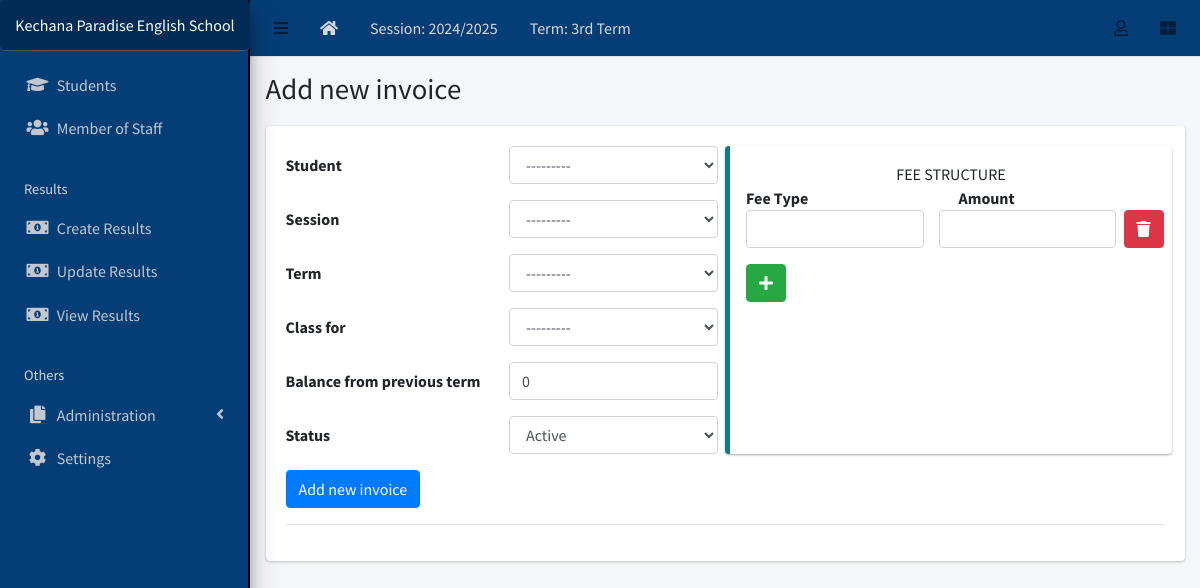
Page /finance/create/ (signed in) on the committed database.
### apps/corecode/models.py (models this page shows, shortened)
class AcademicSession(models.Model):
    name = models.CharField(max_length=200, unique=True)
    current = models.BooleanField(default=True)
    class Meta:
        ordering = ["-name"]
    def __str__(self):
        return self.name

class AcademicTerm(models.Model):
    name = models.CharField(max_length=20, unique=True)
    current = models.BooleanField(default=True)
    class Meta:
        ordering = ["name"]
    def __str__(self):
        return self.name

class SiteConfig(models.Model):
    key = models.SlugField()
    value = models.CharField(max_length=200)

### apps/finance/views.py (the view, shortened to what this page needs)
# urls.py: path("create/", InvoiceCreateView.as_view(), name="invoice-create"),
class InvoiceCreateView(LoginRequiredMixin, CreateView):
    model = Invoice
    fields = "__all__"
    success_url = "/finance/list"
    def get_context_data(self, **kwargs):
        context = super(InvoiceCreateView, self).get_context_data(**kwargs)
        if self.request.POST:
            context["items"] = InvoiceItemFormset(
                self.request.POST, prefix="invoiceitem_set"
            )
        else:
            context["items"] = InvoiceItemFormset(prefix="invoiceitem_set")
        return context

### apps/corecode/context_processors.py (called while the page is built)
def site_defaults(request):
    current_session = AcademicSession.objects.get(current=True)
    current_term = AcademicTerm.objects.get(current=True)
    vals = SiteConfig.objects.all()
    contexts = {
        "current_session": current_session.name,
        "current_term": current_term.name,
    }
    for val in vals:
        contexts[val.key] = val.value
    return contexts

### apps/corecode/models.py (called while the page is built)
    def __str__(self):
        return self.name

### apps/students/models.py (called while the page is built)
    def __str__(self):
        return f"{self.firstname} {self.other_name} {self.surname}  ({self.registration_number})"

### apps/finance/templates/finance/invoice_form.html (shortened to what this page needs)
{% extends 'base.html' %}
{% load widget_tweaks %}
{% block title %}
{% if object %}
Update invoice {{ object }}
{% else %}
Add new invoice
{% endif %}
{% endblock title %}
{% block content %}
<form method="POST">
  <div class="row">
    <div class="col-sm-6">
      {% for field in form %}
      <div class="form-group row">
        <label class="col col-form-label" for="{{ field.auto_id }}">
          {{ field.label }}
        </label>
        <div class="col">
          {{ field | add_class:"form-control"}}
        </div>
      </div>
      {% endfor %}
    </div>
    <div class="col-sm-6 callout callout-info">
      <div class="text-center">FEE STRUCTURE</div>
      <div class="row">
        <div class="col"><strong>Fee Type</strong></div>
        <div class="col"><strong>Amount</strong></div>
      </div>
      {% for item in items %}
      <div class="form-group row items-group">
        <div class="col">{{ item.description | add_class:"form-control"}}</div>
        <div class="col">{{ item.amount | add_class:"form-control"}}</div>
      </div>
      {% endfor %}
    </div>
  </div>
  {% if object %}
  <input type="submit" class="btn btn-primary" value="Update Record">
  {% else %}
  <input type="submit" class="btn btn-primary" value="Add new invoice">
  {% endif %}
</form>
<hr>
{% endblock content %}

### templates/base.html (shortened to what this page needs)
{% load static %}
<!DOCTYPE html>
<html lang="en">
<head>
  <link rel="stylesheet" href="{% static 'plugins/fontawesome-free/css/all.min.css' %}">
  <link rel="stylesheet" href="{% static 'plugins/toastr/toastr.min.css' %}">
  <link rel="stylesheet"
    href="{% static 'plugins/overlayScrollbars/css/OverlayScrollbars.min.css' %}">
  <link rel="stylesheet" href="{% static 'plugins/Datatables/datatables.min.css' %}" />
  <link rel="stylesheet" href="{% static 'dist/css/adminlte.min.css' %}">
<link rel="stylesheet" href="https://cdn.datatables.net/buttons/2.2.3/css/buttons.dataTables.min.css" />
</head>
<body
  class="hold-transition sidebar-mini layout-fixed layout-navbar-fixed layout-footer-fixed">
  <div class="wrapper">
    <nav class="main-header navbar navbar-expand navbar-white navbar-light">
      <ul class="navbar-nav">
        <li class="nav-item">
          <a class="nav-link" data-widget="pushmenu" href="#" role="button"><i
              class="fas fa-bars"></i></a>
        </li>
        <li class="nav-item d-none d-sm-inline-block">
          <a href="{% url 'home' %} " class="nav-link" style="color: rgb(218, 216, 222);"><i class="fa fa-home"></i></a>
        </li>
        <li class="nav-item d-none d-sm-inline-block">
          <a href="{% url 'current-session' %}" class="nav-link" style="color: rgb(218, 216, 222);">Session: {{ current_session }}</a>
        </li>
        <li class="nav-item d-none d-sm-inline-block">
          <a href="{% url 'current-session' %}" class="nav-link" style="color: rgb(218, 216, 222);">Term: {{ current_term }}</a>
        </li>
      </ul>
      <ul class="navbar-nav ml-auto" style="color: rgb(218, 216, 222);">
        <li class="nav-item dropdown">
          <a class="nav-link" data-toggle="dropdown" href="#">
            <i class="far fa-user"></i>
          </a>
        </li>
        <li class="nav-item">
          <a class="nav-link" data-widget="control-sidebar" data-slide="true"
            href="#" role="button"><i class="fas fa-th-large"></i></a>
        </li>
      </ul>
    </nav>
    <aside class="main-sidebar sidebar-dark-primary elevation-4" >
      <a href="{% url 'home' %}" class="brand-link" style="background-color:rgb(2, 44, 85); color: white; padding: 13px; text-align: center; border-radius: 5px; font-size: 16px;">
        {{ school_name | default:"MySchool" }}
      </a>
      <div class="sidebar">
        <nav class="mt-2">
          <ul class="nav nav-pills nav-sidebar flex-column"
            data-widget="treeview" role="menu" data-accordion="false">
            <li class="nav-item">
              <a href="{% url 'student-list' %}" class="nav-link">
                <i class="nav-icon fas fa-graduation-cap"></i>
                <p>
                  Students
                </p>
              </a>
            </li>
            <li class="nav-item">
              <a href="{% url 'staff-list' %}" class="nav-link">
                <i class="nav-icon fas fa-users"></i>
                <p>
                  Member of Staff
                </p>
              </a>
            </li>
            <li class="nav-header">Results</li>
            <li class="nav-item">
              <a href="{% url 'create-result' %}" class="nav-link">
                <i class="nav-icon fas fa-money-bill-alt"></i>
                <p>
                  Create Results
                </p>
              </a>
            </li>
            <li class="nav-item">
              <a href="{% url 'edit-results' %}" class="nav-link">
                <i class="nav-icon fas fa-money-bill-alt"></i>
                <p>
                  Update Results
                </p>
              </a>
            </li>
            <li class="nav-item">
              <a href="{% url 'view-results' %}" class="nav-link">
                <i class="nav-icon fas fa-money-bill-alt"></i>
                <p>
                  View Results
                </p>
              </a>
            </li>
            <li class="nav-header">Others</li>
            <li class="nav-item has-treeview">
              <a href="#" class="nav-link">
                <i class="nav-icon fas fa-copy"></i>
                <p>
                  Administration
                  <i class="fas fa-angle-left right"></i>
                </p>
              </a>
            </li>
            <li class="nav-item">
              <a href="{% url 'configs' %}" class="nav-link">
                <i class="nav-icon fas fa-cog"></i>
                <p>
                  Settings
                </p>
              </a>
            </li>
          </ul>
        </nav>
      </div>
    </aside>
    <div class="content-wrapper">
      <section class="content-header">
        <div class="container-fluid">
          <div class="row mb-1">
            <div class="col-sm-8">
              <h1>{% block title %}{% endblock title %}</h1>
            </div>
            <div class="col-sm-4">
            </div>
          </div>
        </div>
      </section>
      <section class="content">
        <div class="container-fluid">
          <div class="row">
            <div class="col-md-12">
              {% block fullcard %}
              <div class="card">
                <div class="card-body">
                  <div class="row">
                    <div class="col">
                      {% block content %}
                      {% endblock content %}
                    </div>
                  </div>
                </div>
              </div>
              {% endblock fullcard %}
            </div>
          </div>
        </div>
      </section>
    </div>
  </div>
</body>
</html>

### templates/base.html (style rules this page uses)
.main-sidebar { background-color:rgb(5, 61, 118); border-right: 2px solid black; }
.main-header { background-color:rgb(5, 61, 118); color: rgb(218, 216, 222); }

### rows in the picture
AcademicSession: name "2024/2025"
AcademicTerm: name "3rd Term"
SiteConfig: value "Kechana Paradise English School"

### other values in the picture
{{ field.label }} "Student" "Session" "Term" "Class for" "Balance from previous term" "Status"
